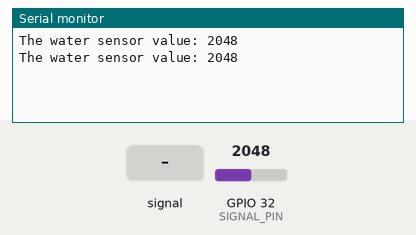
This sketch was run on a simulated ESP32. Parts: the last lines printed to the serial monitor. The inputs (shaded band) are chosen by the test bench; at power-on: GPIO 32 (SIGNAL_PIN) = 2048.

Above: at 1.8 s.
1.9 s: GPIO 32 (SIGNAL_PIN) fed a 200 Hz sine of ±327 counts around its level
At 2.8 s:
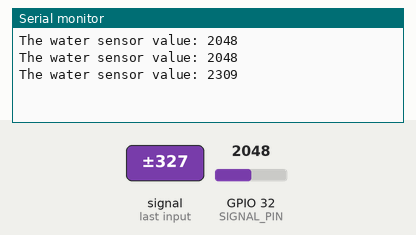
3.4 s: GPIO 32 (SIGNAL_PIN) set to 2866
At 4.6 s:
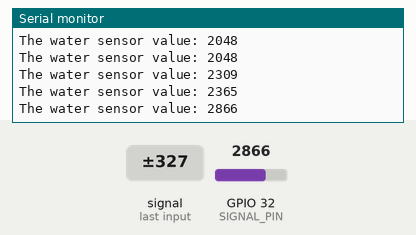
4.9 s: GPIO 32 (SIGNAL_PIN) fed a 1000 Hz sine of ±1023 counts around its level
At 5.8 s:
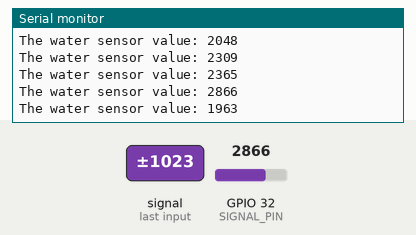
6.4 s: GPIO 32 (SIGNAL_PIN) set to 3603
At 7.9 s:
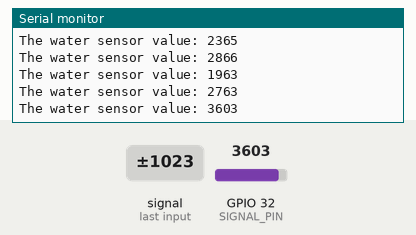
Timing chart, 0 to 8.9 s (numbered marks = the images above; inputs shaded):
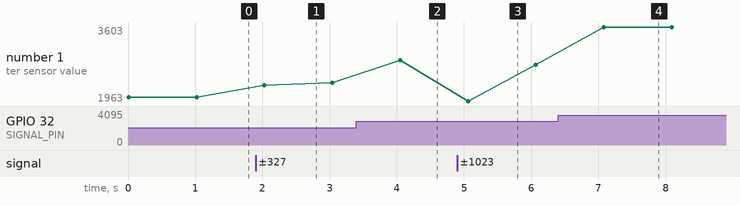

Measured:
- after the input at 1.9 s, the serial monitor: prints a new line after 0.13 s (image 1)
- after the input at 3.4 s, the serial monitor: prints a new line after 0.65 s (image 2)
- after the input at 4.9 s, the serial monitor: prints a new line after 0.16 s (image 3)
- after the input at 6.4 s, the serial monitor: prints a new line after 0.68 s (image 4)
- plotted number 1: 2048 → 2365 after the input at 1.9 s, 2365 → 2866 after the input at 3.4 s, 2866 → 2763 after the input at 4.9 s, 2763 → 3603 after the input at 6.4 s

The sketch:

Water_sensor.ino
```cpp
/*
 * This ESP32 code is created by esp32io.com
 *
 * This ESP32 code is released in the public domain
 *
 * For more detail (instruction and wiring diagram), visit https://esp32io.com/tutorials/esp32-water-sensor
 */

#define SIGNAL_PIN 32

int value = 0; // variable to store the sensor value

void setup() {
  Serial.begin(9600);

}

void loop() {
  delay(10);                      // wait 10 milliseconds
  value = analogRead(SIGNAL_PIN); // read the analog value from sensor
  Serial.print("The water sensor value: ");
  Serial.println(value);

  delay(1000);
}
```
